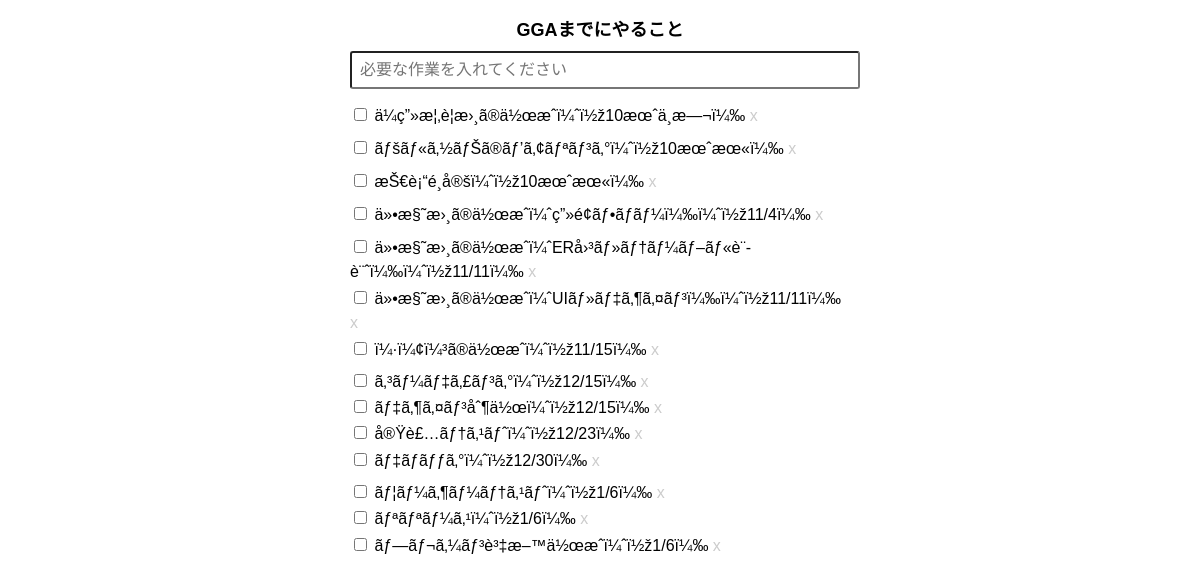
The page / on the database its author committed.
### tables this page shows
CREATE TABLE IF NOT EXISTS `todos` (
`id` int(11) NOT NULL,
  `state` tinyint(1) DEFAULT '0',
  `title` text
);

### todo.php (called while the page is built, shortened)
<?php
class Todo {
  private $_db;
  public function __construct() {
    try {
      $this->_db = new \PDO(DSN, DB_USERNAME, DB_PASSWORD);
      $this->_db->setAttribute(\PDO::ATTR_ERRMODE, \PDO::ERRMODE_EXCEPTION);
    } catch (\PDOException $e) {
      echo $e->getMessage();
      exit;
    }
  }
  public function getAll() {
    $stmt = $this->_db->query("select * from todos order by id desc");
    return $stmt->fetchAll(\PDO::FETCH_OBJ);
  }
}

### functions.php (called while the page is built)
<?php
function h($s) {
  return htmlspecialchars($s, ENT_QUOTES, 'UTF-8');
}

### index.php (the view, shortened to what this page needs)
<?php
require_once(__DIR__ . '/functions.php');
require_once(__DIR__ . '/Todo.php');
$todoApp = new \MyApp\Todo();
$todos = $todoApp->getAll();
?>
<!DOCTYPE html>
<html lang="ja">
<head>
  <link rel="stylesheet" href="styles.css">
</head>
<body>
  <div id="container">
    <h1>GGAまでにやること</h1>
    <form action="" id="new_todo_form">
      <input type="text" id="new_todo" placeholder="必要な作業を入れてください">
    </form>
    <ul id="todos">
    <?php foreach ($todos as $todo) : ?>
      <li id="todo_<?= h($todo->id); ?>" data-id="<?= h($todo->id); ?>">
        <input type="checkbox" class="update_todo" <?php if ($todo->state === '1') { echo 'checked'; } ?>>
        <span class="todo_title <?php if ($todo->state === '1') { echo 'done'; } ?>"><?= h($todo->title); ?></span>
        <div class="delete_todo">x</div>
      </li>
    <?php endforeach; ?>
    </ul>
  </div>
</body>
</html>

### styles.css (style rules this page uses)
body { font-family: Arial, sans-serif; }
#container { width: 500px; margin: 15px auto; }
h1 { font-size: 18px; text-align: center; margin-bottom: 10px; }
ul { list-style: none; padding: 0; margin: 0; }
ul > li { padding-bottom: 6px; }
#new_todo { padding: 8px; border-radius: 3px; width: 490px; margin: 0 auto 15px; font-size: 16px; }
.delete_todo { display: inline-block; color: #ccc; cursor: pointer; }

### rows shown on the page
todos: title "ä¼ç”»æ¦‚è¦æ›¸ã®ä½œæˆï¼ˆï½ž10æœˆä¸­æ—¬ï¼‰"
todos: title "ãƒšãƒ«ã‚½ãƒŠã®ãƒ’ã‚¢ãƒªãƒ³ã‚°ï¼ˆï½ž10æœˆæœ«ï¼‰"
todos: title "æŠ€è¡“é¸å®šï¼ˆï½ž10æœˆæœ«ï¼‰"
todos: title "ä»•æ§˜æ›¸ã®ä½œæˆï¼ˆç”»é¢ãƒ•ãƒ­ãƒ¼ï¼‰ï¼ˆï½ž11/4ï¼‰"
todos: title "ä»•æ§˜æ›¸ã®ä½œæˆï¼ˆERå›³ãƒ»ãƒ†ãƒ¼ãƒ–ãƒ«è¨­è¨ˆï¼‰ï¼ˆï½ž11/11ï¼‰"
todos: title "ä»•æ§˜æ›¸ã®ä½œæˆï¼ˆUIãƒ»ãƒ‡ã‚¶ã‚¤ãƒ³ï¼‰ï¼ˆï½ž11/11ï¼‰"
todos: title "ï¼·ï¼¢ï¼³ã®ä½œæˆï¼ˆï½ž11/15ï¼‰"
todos: title "ã‚³ãƒ¼ãƒ‡ã‚£ãƒ³ã‚°ï¼ˆï½ž12/15ï¼‰"
todos: title "ãƒ‡ã‚¶ã‚¤ãƒ³åˆ¶ä½œï¼ˆï½ž12/15ï¼‰"
todos: title "å®Ÿè£…ãƒ†ã‚¹ãƒˆï¼ˆï½ž12/23ï¼‰"
todos: title "ãƒ‡ãƒãƒƒã‚°ï¼ˆï½ž12/30ï¼‰"
todos: title "ãƒ¦ãƒ¼ã‚¶ãƒ¼ãƒ†ã‚¹ãƒˆï¼ˆï½ž1/6ï¼‰"
todos: title "ãƒªãƒªãƒ¼ã‚¹ï¼ˆï½ž1/6ï¼‰"
todos: title "ãƒ—ãƒ¬ã‚¼ãƒ³è³‡æ–™ä½œæˆï¼ˆï½ž1/6ï¼‰"
